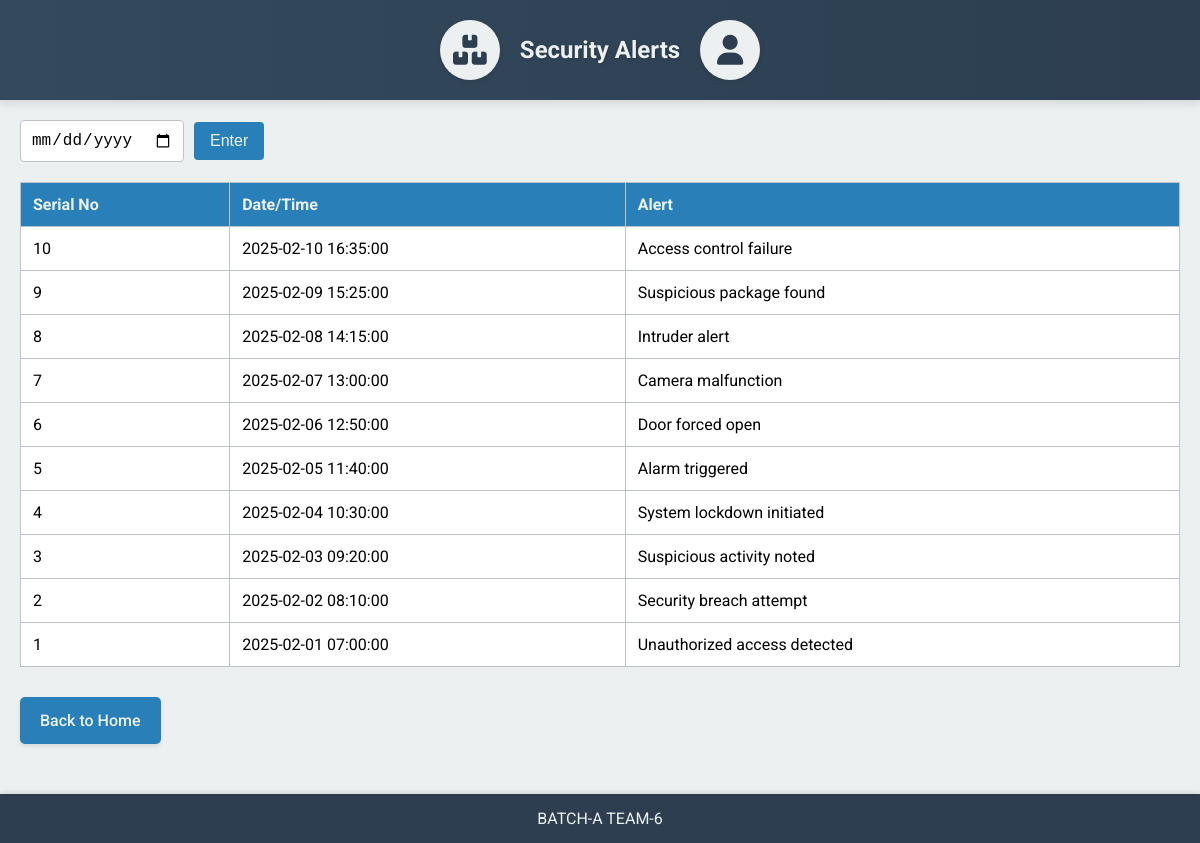
Screenshot of /Web_and_PHP/security_alert.php with the database file from the repository.
### tables this page shows
CREATE TABLE security_alerts (
    serial_no INT AUTO_INCREMENT PRIMARY KEY,  
    datatime DATETIME DEFAULT CURRENT_TIMESTAMP,  
    security_alert VARCHAR(255) NOT NULL  
);

### Web_and_PHP/security_alert.php (the view, shortened to what this page needs)
<?php
require 'config.php';
$selectedDate = isset($_GET['date']) ? $_GET['date'] : '';
$query = "SELECT * FROM security_alerts";
$query .= " ORDER BY datatime DESC";
$result = $conn->query($query);
?>
<!DOCTYPE html>
<html lang="en">
<head>
  <link
    rel="stylesheet"
    href="https://cdnjs.cloudflare.com/ajax/libs/font-awesome/6.0.0-beta3/css/all.min.css"
  />
  <link rel="stylesheet" href="styles.css" />
</head>
<body>
  <header>
    <div class="header-container">
      <div class="inventory-logo"><i class="fas fa-boxes"></i></div>
      <h2>Security Alerts</h2>
      <div class="user-profile"><i class="fas fa-user"></i></div>
    </div>
  </header>
  <main>
    <div class="content-container">
      <form class="search-form" method="get" action="security_alert.php">
        <input type="date" name="date" value="<?php echo htmlspecialchars($selectedDate); ?>" />
        <button type="submit">Enter</button>
      </form>
      <div class="results-box">
        <table>
          <thead>
            <tr>
              <th>Serial No</th>
              <th>Date/Time</th>
              <th>Alert</th>
            </tr>
          </thead>
          <tbody>
            <?php if ($result && $result->num_rows > 0): ?>
              <?php while ($row = $result->fetch_assoc()): ?>
                <tr>
                  <td><?php echo $row['serial_no']; ?></td>
                  <td><?php echo $row['datatime']; ?></td>
                  <td><?php echo $row['security_alert']; ?></td>
                </tr>
              <?php endwhile; ?>
            <?php else: ?>
              <tr>
                <td colspan="3" style="text-align:center;">No records found.</td>
              </tr>
            <?php endif; ?>
          </tbody>
        </table>
      </div>
      <a href="index.php" class="button">Back to Home</a>
    </div>
  </main>
  <footer>
    BATCH-A TEAM-6
  </footer>
</body>
</html>

### Web_and_PHP/styles.css (style rules this page uses)
body { font-family: 'Roboto', sans-serif; margin: 0; padding: 0; background-color: #ecf0f1; }
header { background: linear-gradient(90deg, #34495e, #2c3e50); color: #ecf0f1; position: sticky; top: 0; z-index: 1000; box-shadow: 0 4px 8px rgba(0,0,0,0.1); }
.header-container { max-width: 1200px; margin: 0 auto; display: flex; justify-content: center; align-items: center; gap: 20px; padding: 20px; }
.header-container h1, .header-container h2 { font-weight: 700; margin: 0; text-shadow: 1px 1px 3px rgba(0,0,0,0.2); }
.inventory-logo, .user-profile { width: 60px; height: 60px; background-color: #ecf0f1; border-radius: 50%; display: flex; align-items: center; justify-content: center; color: #2c3e50; font-size: 30px; box-shadow: 0 2px 4px rgba(0, 0, 0, 0.1); }
main { padding: 20px 0; }
.content-container { max-width: 1200px; margin: 0 auto; padding: 0 20px; background-color: #fff0; border-radius: 8px; }
.button { background-color: #2980b9; color: #ecf0f1; padding: 14px 20px; margin: 10px 0; text-align: center; border-radius: 5px; text-decoration: none; font-size: 1rem; font-weight: 500; transition: background-color 0.3s ease, box-shadow 0.3s ease; display: inline-block; box-shadow: 0 2px 4px rgba(0,0,0,0.1); }
form.search-form { display: flex; flex-wrap: wrap; align-items: center; gap: 10px; margin-bottom: 20px; }
form.search-form select, form.search-form input[type="date"] { padding: 10px; font-size: 1rem; border: 1px solid #bdc3c7; border-radius: 4px; }
form.search-form button { background-color: #2980b9; color: #ecf0f1; border: none; padding: 10px 16px; font-size: 1rem; border-radius: 4px; cursor: pointer; transition: background-color 0.3s ease, box-shadow 0.3s ease; }
.results-box { overflow-x: auto; margin-bottom: 20px; }
table { width: 100%; border-collapse: collapse; background-color: #fff; box-shadow: 0 2px 4px rgba(0,0,0,0.1); }
table, th, td { border: 1px solid #bdc3c7; }
th { background-color: #2980b9; color: #ecf0f1; font-weight: 700; }
th, td { padding: 12px; text-align: left; }
footer { background: #2c3e50; color: #ecf0f1; text-align: center; padding: 15px; margin-top: 20px; box-shadow: 0 -2px 4px rgba(0,0,0,0.1); }

### rows the page displays
security_alerts: serial_no "10", datatime "2025-02-10 16:35:00", security_alert "Access control failure"
security_alerts: serial_no "9", datatime "2025-02-09 15:25:00", security_alert "Suspicious package found"
security_alerts: serial_no "8", datatime "2025-02-08 14:15:00", security_alert "Intruder alert"
security_alerts: serial_no "7", datatime "2025-02-07 13:00:00", security_alert "Camera malfunction"
security_alerts: serial_no "6", datatime "2025-02-06 12:50:00", security_alert "Door forced open"
security_alerts: serial_no "5", datatime "2025-02-05 11:40:00", security_alert "Alarm triggered"
security_alerts: serial_no "4", datatime "2025-02-04 10:30:00", security_alert "System lockdown initiated"
security_alerts: serial_no "3", datatime "2025-02-03 09:20:00", security_alert "Suspicious activity noted"
security_alerts: serial_no "2", datatime "2025-02-02 08:10:00", security_alert "Security breach attempt"
security_alerts: serial_no "1", datatime "2025-02-01 07:00:00", security_alert "Unauthorized access detected"
